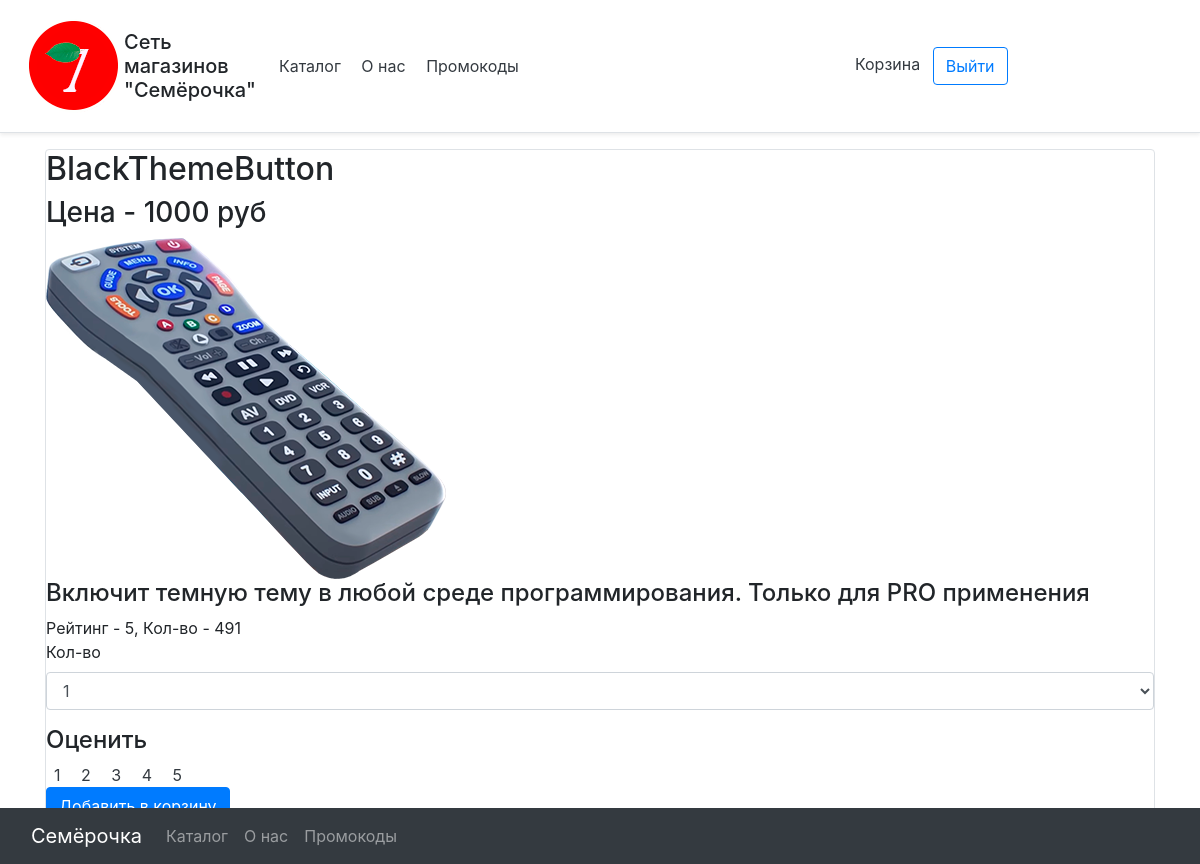
The app's page /catalog/BlackThemeButton (signed in) with its own data.
### data/goods.py (models this page shows)
class Good(SqlAlchemyBase):
    __tablename__ = 'goods'
    id = sqlalchemy.Column(sqlalchemy.Integer,
                           primary_key=True, autoincrement=True)
    name = sqlalchemy.Column(sqlalchemy.String, nullable=True)
    price = sqlalchemy.Column(sqlalchemy.Integer)
    rating = sqlalchemy.Column(sqlalchemy.Float)
    count_rating = sqlalchemy.Column(sqlalchemy.Integer)
    amount = sqlalchemy.Column(sqlalchemy.Integer)
    picture = sqlalchemy.Column(sqlalchemy.String)
    about = sqlalchemy.Column(sqlalchemy.String)
    goodstobuy = orm.relation("Goodstobuy", back_populates='good')

### main.py (the view, shortened to what this page needs)
@app.route("/catalog/<name>", methods=['POST', 'GET'])
def good(name):
    db_sess = db_session.create_session()
    goods = db_sess.query(Good).filter(Good.name == name)
    return render_template('good.html', item=goods[0], title=name)

### data/db_session.py (called while the page is built)
def create_session() -> Session:
    global __factory
    return __factory()

### main.py (called while the page is built)
@login_manager.user_loader
def load_user(user_id):
    db_sess = db_session.create_session()
    return db_sess.query(User).get(user_id)

### templates/good.html (shortened to what this page needs)
{% extends "base.html" %}
{% block content %}
<div class="col-md6 border rounded">
    <h2>{{item.name}}</h2>
    <h3>Цена - {{item.price}} руб</h3>
    <img src={{item.picture}} alt="здесь должна была быть картинка, но не нашлась">
    <h4>{{item.about}}</h4>
    <div>
        Рейтинг - {{item.rating}}, Кол-во - {{item.amount}}
    </div>
    <form class="login_form" method="post">
        {% if current_user.is_authenticated %}
        <div class="form-group">
            <label for="classSelect">Кол-во</label>
            <select class="form-control" id="classSelect" name="amount">
                <option>1</option>
            </select>
        </div>
        <h4>Оценить</h4>
        <a class="p-2 text-dark cc_pointer" href="/catalog/{{item.name}}/1">1</a>
        <a class="p-2 text-dark cc_pointer" href="/catalog/{{item.name}}/2">2</a>
        <a class="p-2 text-dark cc_pointer" href="/catalog/{{item.name}}/3">3</a>
        <a class="p-2 text-dark cc_pointer" href="/catalog/{{item.name}}/4">4</a>
        <a class="p-2 text-dark cc_pointer" href="/catalog/{{item.name}}/5">5</a>
        <div>
            <button type="submit" class="btn btn-primary">Добавить в корзину</button>
        </div>
        {% else %}
        <h4>Авторизуйтесь, чтобы добавть товар в корзину</h4>
        {% endif %}
        <a class="btn btn-outline-primary" href="/catalog">Вернуться к покупкам</a>
    </form>
</div>
{% endblock %}

### records on screen
Good: name "BlackThemeButton", price "1000", picture (picture), about "Включит темную тему в любой среде программирования. Только для PRO применения", rating "5", amount "491"
